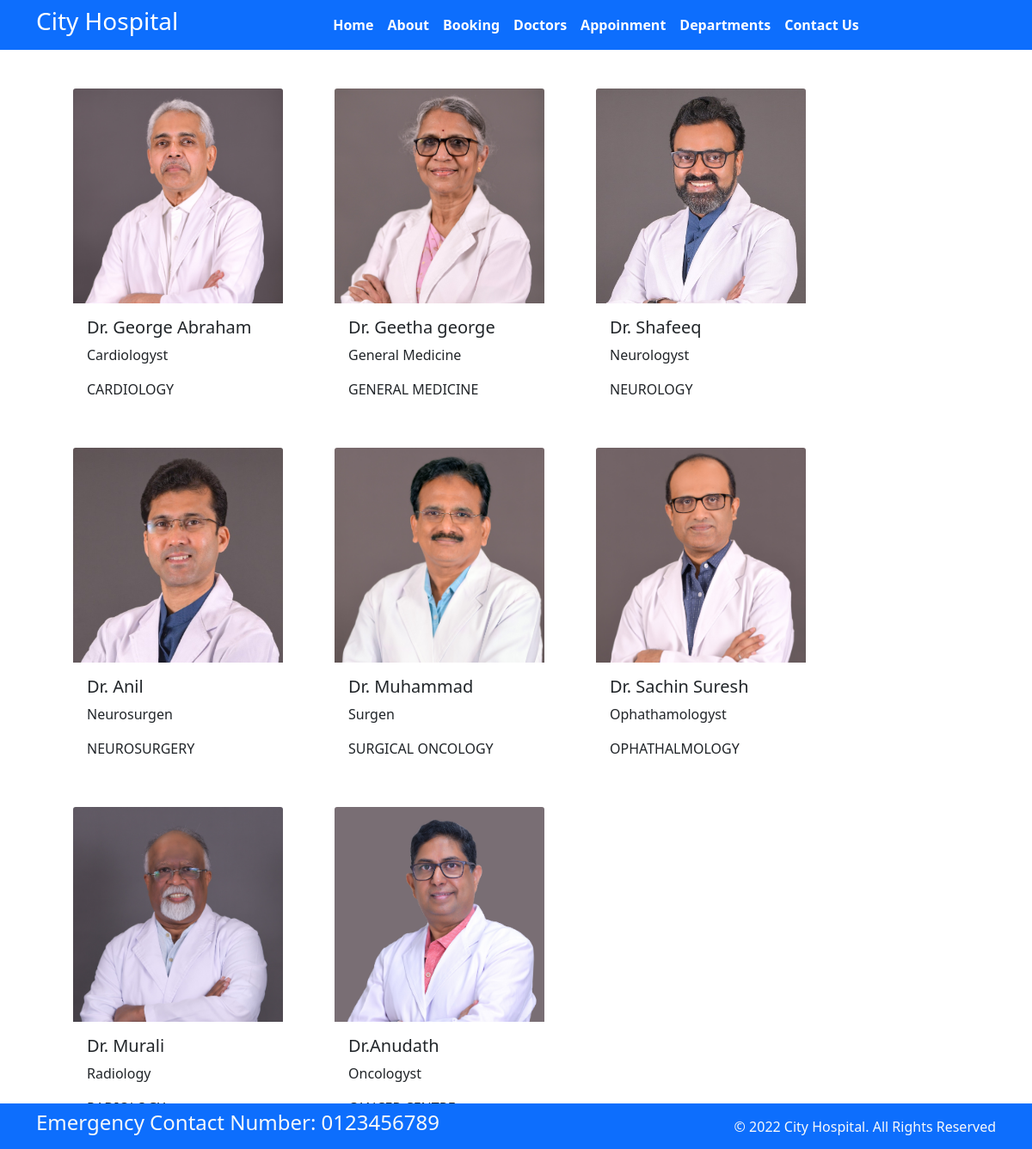
Screenshot of /doctor/ with the database file from the repository.
### myapp/models.py (models this page shows, shortened)
class Doctors(models.Model):
    doc_name=models.CharField(max_length=100)
    doc_image=models.ImageField()
    dep_name=models.ForeignKey(Departments, on_delete=models.CASCADE)
    doc_spec=models.CharField(max_length=100)

class Departments(models.Model):
    dep_name=models.CharField(max_length=100)
    dep_desc=models.TextField()
    def __str__(self):
        return self.dep_name

### myapp/views.py (the view)
# urls.py: path('doctor/', views.doctors, name='doctor'),
def doctors(request):
   dic_doc={
      "doctors":Doctors.objects.all()
   }
   return render(request,'doctors.html',dic_doc)

### myapp/templates/doctors.html (shortened to what this page needs)
{% extends 'base.html' %}
{% block content %}
{% for d in doctors %}
<div class="doctrr" style="margin: 25px;">
<div class="card" style="width: 19rem; float: left; padding-top: 20px; border: none; padding-left: 60px; padding-bottom: 20px;">
    <img src="{{ d.doc_image.url }}" class="card-img-top" alt="..." style="height: 250px;">
    <div class="card-body">
      <h5 class="card-title">{{ d.doc_name }}</h5>
      <p class="card-text">{{ d.doc_spec }}</p>
      <P class="card-text">{{d.dep_name}}</P>
    </div>
  </div>
</div>
{% endfor %}
{% endblock %}

### myapp/templates/base.html (shortened to what this page needs)
{% load static %}
<!DOCTYPE html>
<html>
  <head>
    <link rel="stylesheet"
      href=" https://cdn.jsdelivr.net/npm/bootstrap@5.1.3/dist/css/bootstrap.min.css ">
    <link rel="stylesheet"
      href="https://use.fontawesome.com/releases/v5.2.0/css/all.css">
    <link rel="stylesheet" href="{% static 'css/new.css' %}">
  </head>
  <body>
    <nav class="navbar bg-primary navbar-expand-md ">
      <div class="container">
        <div class="col-2 text-left pl-md-0">
          <h3 class="text-white"> City Hospital </h3>
        </div>
        <div
          class="collapse navbar-collapse justify-content-center col-md-8 navbar-collapse-3">
          <ul class="navbar-nav justify-content-center  fw-bold">
            <li class="nav-item active">
              <a class="nav-link text-white" href="{% url 'home' %}">Home </a>
            </li>
            <li class="nav-item">
              <a class="nav-link text-white" href="{% url 'about' %}">About</a>
            </li>
            <li class="nav-item">
              <a class="nav-link text-white" href="{% url 'booking' %}">Booking</a>
            </li>
            <li class="nav-item">
              <a class="nav-link text-white" href="{% url 'doctor' %}">Doctors</a>
            </li>
            <li class="nav-item">
              <a class="nav-link text-white" href="{% url 'appoinment' %}">Appoinment</a>
            </li>
			 <li class="nav-item">
              <a class="nav-link text-white" href="{% url 'department' %}">Departments</a>
            </li>
            <li class="nav-item">
              <a class="nav-link text-white" href="{% url 'contact' %}">Contact Us</a>
            </li>
          </ul>
        </div>
      </div>
    </nav>
{% block content %}
{% endblock %}
    <section class="fixed-bottom">
      <footer class="pt-2 pb-2  bg-primary text-light">
        <div class="container">
          <div class="row align-items-center">
            <div class="col-12 col-md-8">
              <h4>Emergency Contact Number: 0123456789</h4>
            </div>
            <div class="col-12 col-md-4 mt-4 mt-md-0 text-center text-md-end">
              © 2022 City Hospital. All Rights Reserved
            </div>
          </div>
        </div>
      </footer>
    </section>
  </body>
</html>

### rows the page displays
Doctors: doc_image (picture), doc_name "Dr. George Abraham", doc_spec "Cardiologyst", dep_name "CARDIOLOGY"
Doctors: doc_image (picture), doc_name "Dr. Geetha george", doc_spec "General Medicine", dep_name "GENERAL MEDICINE"
Doctors: doc_image (picture), doc_name "Dr. Shafeeq", doc_spec "Neurologyst", dep_name "NEUROLOGY"
Doctors: doc_image (picture), doc_name "Dr. Anil", doc_spec "Neurosurgen", dep_name "NEUROSURGERY"
Doctors: doc_image (picture), doc_name "Dr. Muhammad", doc_spec "Surgen", dep_name "SURGICAL ONCOLOGY"
Doctors: doc_image (picture), doc_name "Dr. Sachin Suresh", doc_spec "Ophathamologyst", dep_name "OPHATHALMOLOGY"
Doctors: doc_image (picture), doc_name "Dr. Murali", doc_spec "Radiology"
Doctors: doc_image (picture), doc_name "Dr.Anudath", doc_spec "Oncologyst"
